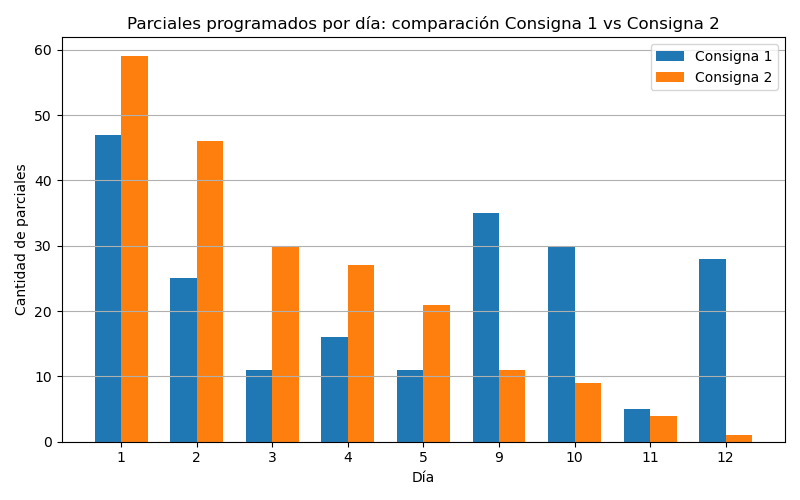

Generate this figure with Python:
import pandas as pd
import matplotlib.pyplot as plt

# === Cargar tus archivos reales ===
df1 = pd.read_csv("tabla_ejercicio1.csv")
df2 = pd.read_csv("tabla_ejercicio2.csv")

# === Agrupar por día ===
counts1 = df1.groupby("dia").size().rename("Consigna 1")
counts2 = df2.groupby("dia").size().rename("Consigna 2")

# === Tabla comparativa ===
days = sorted(set(counts1.index).union(counts2.index))

summary = pd.DataFrame(index=days)
summary["Consigna 1"] = counts1
summary["Consigna 2"] = counts2
summary = summary.fillna(0).astype(int)

print(summary)

# === Gráfico comparativo ===
fig, ax = plt.subplots(figsize=(8,5))

x = range(len(summary.index))
width = 0.35

ax.bar([i - width/2 for i in x], summary["Consigna 1"], width, label="Consigna 1")
ax.bar([i + width/2 for i in x], summary["Consigna 2"], width, label="Consigna 2")

ax.set_xticks(list(x))
ax.set_xticklabels(summary.index)
ax.set_xlabel("Día")
ax.set_ylabel("Cantidad de parciales")
ax.set_title("Parciales programados por día: comparación Consigna 1 vs Consigna 2")
ax.legend()
ax.grid(True, axis="y")

plt.tight_layout()
plt.show()
